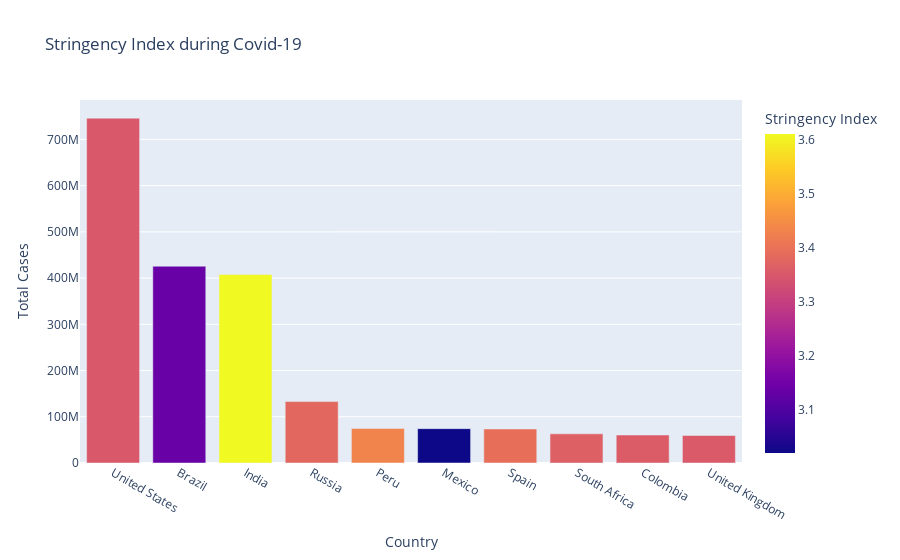

The cell this chart's notebook holds for it:
### Markdown cell above
Another crucial attribute in this dataset is the stringency index. This index serves as a composite measure, encompassing response indicators such as school closures, workplace shutdowns, and travel restrictions. It provides insight into the level of adherence to these measures across countries in mitigating the spread of COVID-19:

### Code cell
fig = px.bar(data, x='Country', y='Total Cases',
             hover_data=['Population', 'Total Deaths'], 
             color='Stringency Index', height=400, 
             title= "Stringency Index during Covid-19")
fig.show()

### Figure 1 — Plotly figure (JSON) as saved in the notebook; plotly's stock layout.template omitted (floating-point values rounded to 4 significant figures)
{"data": [{"alignmentgroup": "True", "customdata": [[19.62, 26477574], [19.17, 14340567], [21.05, 7247327], [18.8, 2131571], [17.31, 3020038], [18.67, 7295850], [17.66, 5510624], [17.9, 1357682], [17.75, 1936134], [18.03, 7249573]], "hovertemplate": "Country=%{x}<br>Total Cases=%{y}<br>Population=%{customdata[0]}<br>Total Deaths=%{customdata[1]}<br>Stringency Index=%{marker.color}<extra></extra>", "legendgroup": "", "marker": {"color": [3.351, 3.136, 3.611, 3.38, 3.43, 3.019, 3.394, 3.364, 3.358, 3.354], "coloraxis": "coloraxis", "pattern": {"shape": ""}}, "name": "", "offsetgroup": "", "orientation": "v", "showlegend": false, "textposition": "auto", "type": "bar", "x": ["United States", "Brazil", "India", "Russia", "Peru", "Mexico", "Spain", "South Africa", "Colombia", "United Kingdom"], "xaxis": "x", "y": [746014098, 425704517, 407771615, 132888951, 74882695, 74347548, 73717676, 63027659, 60543682, 59475032], "yaxis": "y"}], "layout": {"autosize": true, "barmode": "relative", "coloraxis": {"colorbar": {"title": {"text": "Stringency Index"}}, "colorscale": [[0, "#0d0887"], [0.1111, "#46039f"], [0.2222, "#7201a8"], [0.3333, "#9c179e"], [0.4444, "#bd3786"], [0.5556, "#d8576b"], [0.6667, "#ed7953"], [0.7778, "#fb9f3a"], [0.8889, "#fdca26"], [1, "#f0f921"]]}, "legend": {"tracegroupgap": 0}, "title": {"text": "Stringency Index during Covid-19"}, "xaxis": {"anchor": "y", "autorange": true, "domain": [0, 1], "range": [-0.5, 9.5], "showspikes": false, "title": {"text": "Country"}, "type": "category"}, "yaxis": {"anchor": "x", "autorange": true, "domain": [0, 1], "range": [0, 785300000.0], "showspikes": false, "title": {"text": "Total Cases"}, "type": "linear"}}}
